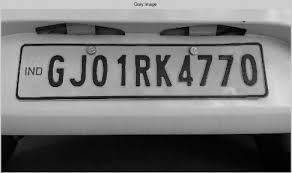
#> input picture CODE 4 (Combination of state and filter)/Car Images/10.jpg, 292 x 173 px, found by its file name
$ python main.py
#> lines starting #> are read from the running program, lines starting #| are printed output that depends on the picture; after the words box and inside, x2 and y2 are one past the last pixel; in counts of white or black regions, pixels touching at a corner belong together
from PIL.Image import ImageTransformHandler
import cv2
import numpy as np
import pytesseract

pytesseract.pytesseract.tesseract_cmd = r'C:\Program Files\Tesseract-OCR\tesseract.exe'

cascade = cv2.CascadeClassifier("C:/Users/shuch/Downloads/CODE 2(STATE RECO)/License-Plate-Recognition-main/haarcascade_russian_plate_number.xml")
states = {"AN": "Andaman and Nicobar",
          "AP": "Andhra Pradesh", "AR": "Arunachal Pradesh",
          "AS": "Assam", "BR": "Bihar", "CH": "Chandigarh",
          "DN": "Dadra and Nagar Haveli", "DD": "Daman and Diu",
          "DL": "Delhi", "GA": "Goa", "GJ": "Gujarat",
          "HR": "Haryana", "HP": "Himachal Pradesh",
          "JK": "Jammu and Kashmir", "KA": "Karnataka", "KL": "Kerala",
          "LD": "Lakshadweep", "MP": "Madhya Pradesh", "MH": "Maharashtra", "MN": "Manipur",
          "ML": "Meghalaya", "MZ": "Mizoram", "NL": "Nagaland", "OD": "Odissa",
          "PY": "Pondicherry", "PN": "Punjab", "RJ": "Rajasthan", "SK": "Sikkim", "TN": "TamilNadu",
          "TR": "Tripura", "UP": "Uttar Pradesh", "WB": "West Bengal", "CG": "Chhattisgarh",
          "TS": "Telangana", "JH": "Jharkhand", "UK": "Uttarakhand"}


def extract_num(img_filename):
    img = cv2.imread(img_filename)
#> img is the input picture: shape (173, 292, 3); min 0, max 228, mean 116
    # Img To Gray
    gray = cv2.cvtColor(img, cv2.COLOR_BGR2GRAY)
    nplate = cascade.detectMultiScale(gray, 1.1, 4)
#> nplate = [[21, 24, 256, 86]]
    # crop portion
    for (x, y, w, h) in nplate:
        wT, hT, cT = img.shape
        a, b = (int(0.02 * wT), int(0.02 * hT))
        plate = img[y + a:y + h - a, x + b:x + w - b, :]
        # make the img more darker to identify LPR
        kernel = np.ones((1, 1), np.uint8)
        plate = cv2.dilate(plate, kernel, iterations=1)
        plate = cv2.erode(plate, kernel, iterations=1)
        plate_gray = cv2.cvtColor(plate, cv2.COLOR_BGR2GRAY)
        (thresh, plate) = cv2.threshold(plate_gray, 127, 255, cv2.THRESH_BINARY)
        # read the text on the plate
        read = pytesseract.image_to_string(plate)
        read = ''.join(e for e in read if e.isalnum())
        stat = read[0:2]
        ## states
        try:
            print('Car belongs to',states[stat])
        except:
            print('State not recognised!!')
            print(read)
        cv2.rectangle(img, (x, y), (x + w, y + h), (51, 51, 255), 2)
        cv2.rectangle(img, (x - 1, y - 40), (x + w + 1, y), (51, 51, 255), -1)
        cv2.putText(img, read, (x, y - 10), cv2.FONT_HERSHEY_SIMPLEX, 0.9, (255, 255, 255), 2)

        cv2.imshow("plate", plate)
#> this loop made 1 pass
#> (x, y, w, h, wT, hT, cT, a) on pass 1: (21, 24, 256, 86, 173, 292, 3, 3)
#> pass 1, in extract_num, `plate = img[y + a:y + h - a, x + b:x + w - b, :]`:
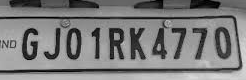
#> plate: shape (80, 246, 3); min 0, max 219, mean 124.4
#> pass 1, in extract_num, `(thresh, plate) = cv2.threshold(plate_gray, 127, 255, cv2.THRESH_BINARY)`:
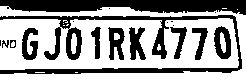
#> plate: shape (80, 246); 61.2% white; 18 black regions (7 under 20 px), largest, box (x1, y1, x2, y2) and area: (0, 15, 242, 74) 2901, (0, 0, 246, 15) 2654, (214, 26, 231, 59) 365

    cv2.imwrite("Result.png", img)
    cv2.imshow("Result", img)
    if cv2.waitKey(0) == 113:
        exit()
    cv2.destroyAllWindows()


extract_num("C:/Users/shuch/Downloads/CODE 4 (Combination of state and filter)/Car Images/10.jpg")
#> (the call stopped at in extract_num, `read = pytesseract.image_to_string(plate)`: pytesseract is not available in this run)

$ run again, with CODE 4 (Combination of state and filter)/Car Images/1.jpg copied over CODE 4 (Combination of state and filter)/Car Images/10.jpg
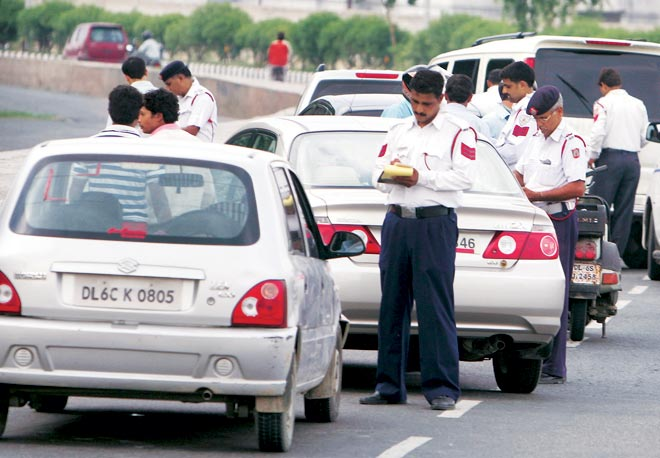
#> input picture CODE 4 (Combination of state and filter)/Car Images/1.jpg, 660 x 458 px, found by its file name
#> in extract_num, img is the input picture: shape (458, 660, 3); mean B, G, R 151.2, 148.8, 149.9
#> in extract_num, `gray = cv2.cvtColor(img, cv2.COLOR_BGR2GRAY)`:
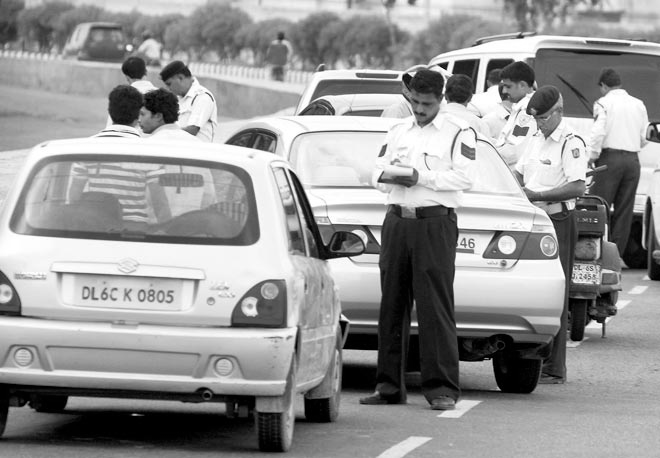
#> gray: shape (458, 660); min 0, max 255, mean 149.4
#> nplate = [[35, 259, 213, 71]]
#> the loop in extract_num, `for (x, y, w, h) in nplate:` made 1 pass
#> (x, y, w, h, wT, hT, cT, a) on pass 1: (35, 259, 213, 71, 458, 660, 3, 9)
#> pass 1, in extract_num, `(thresh, plate) = cv2.threshold(plate_gray, 127, 255, cv2.THRESH_BINARY)`:
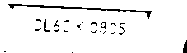
#> plate: shape (53, 187); 94.9% white; black in thin lines or dots

$ run again, with CODE 4 (Combination of state and filter)/Car Images/11.jpg copied over CODE 4 (Combination of state and filter)/Car Images/10.jpg
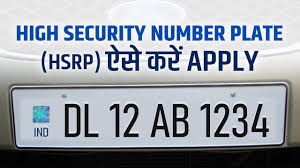
#> input picture CODE 4 (Combination of state and filter)/Car Images/11.jpg, 300 x 168 px, found by its file name
#> in extract_num, img is the input picture: shape (168, 300, 3); mean B, G, R 170.6, 161.7, 155.6
#> nplate = [[45, 77, 238, 79]]
#> the loop in extract_num, `for (x, y, w, h) in nplate:` made 1 pass
#> (x, y, w, h, wT, hT, cT, a) on pass 1: (45, 77, 238, 79, 168, 300, 3, 3)
#> pass 1, in extract_num, `plate = img[y + a:y + h - a, x + b:x + w - b, :]`:
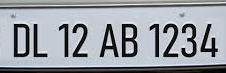
#> plate: shape (73, 226, 3); mean B, G, R 163.8, 157.2, 152.5
#> pass 1, in extract_num, `(thresh, plate) = cv2.threshold(plate_gray, 127, 255, cv2.THRESH_BINARY)`:
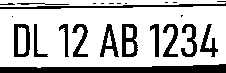
#> plate: shape (73, 226); 74.2% white; 24 black regions (10 under 20 px), largest, box (x1, y1, x2, y2) and area: (0, 64, 226, 73) 1466, (0, 3, 226, 9) 501, (122, 24, 138, 57) 319
